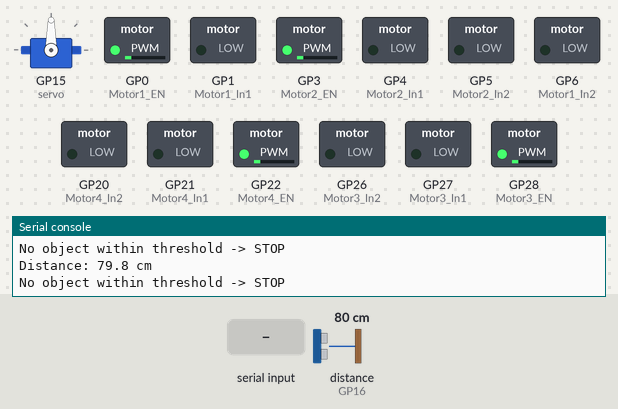
Recording of a program running on a simulated Raspberry Pi Pico running MicroPython. On the bench: servo, switched loads named in the program (green lamp = pin HIGH), the last lines printed to the serial console. The test bench sets the inputs (shaded band); at power-on: distance to the obstacle (sensor on GP16) 80 cm. The echo pulse lasts 58.3 µs per cm; servo angles are drawn from the pulse width (0.5 ms = 0°, 2.5 ms = 180°); pins used as bus, display or sensor lines are not drawn.

Above: at 1.2 s.
1.3 s: distance to the obstacle (sensor on GP16) set to 11 cm
2.8 s: distance to the obstacle (sensor on GP16) set to 8 cm
At 4.0 s:
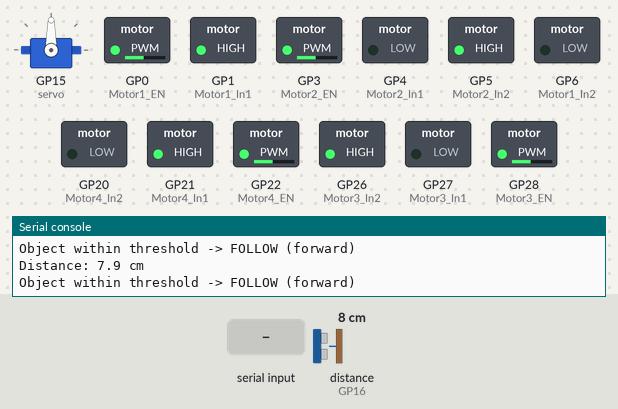
4.3 s: "B\n" received over the second serial link
At 5.5 s:
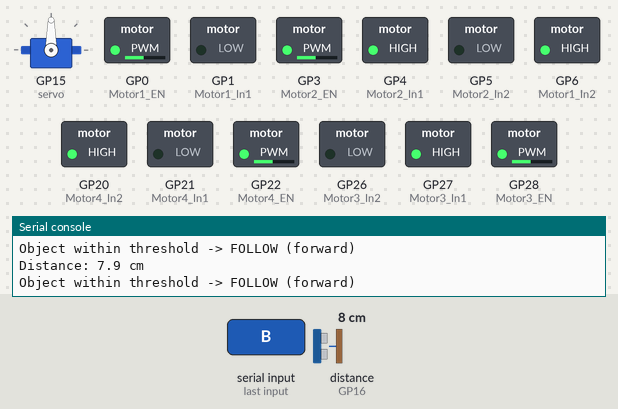
5.8 s: "R\n" received over the second serial link
At 6.9 s:
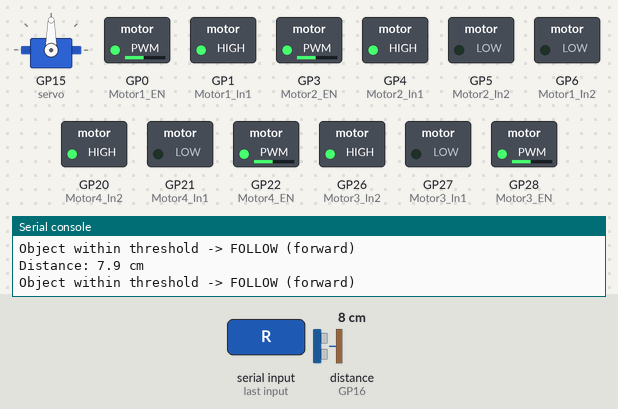
7.3 s: "+\n" received over the second serial link
At 8.2 s:
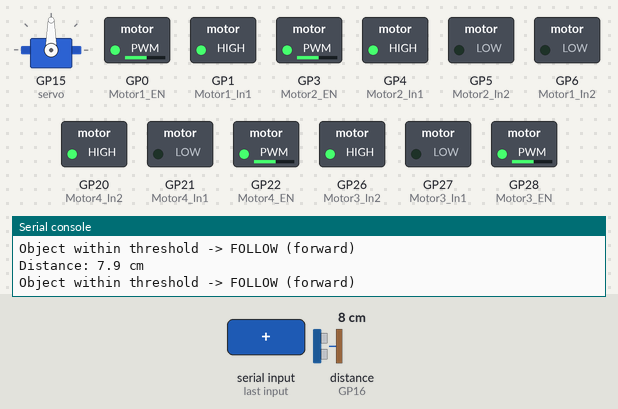
8.8 s: "A\n" received over the second serial link
At 9.5 s:
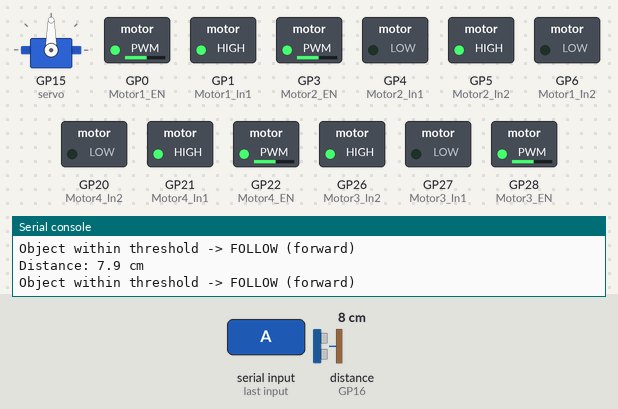
Timing chart, 0 to 11.3 s (numbered marks = the images above; inputs shaded):
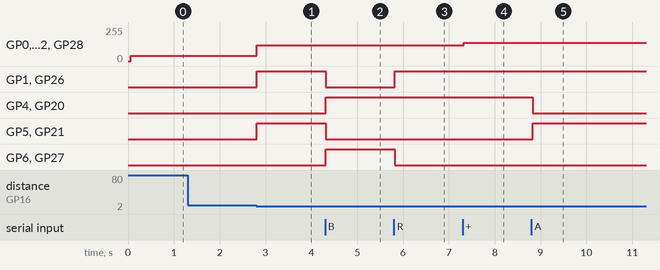

The program:

main.py
```python
from machine import Pin, PWM, UART
import utime

# -----------------------------
# Motor setup (same pins)
# -----------------------------
Motor1_In1 = Pin(1, Pin.OUT)
Motor1_In2 = Pin(6, Pin.OUT)
Motor1_EN  = PWM(Pin(0, Pin.OUT))

Motor2_In1 = Pin(4, Pin.OUT)
Motor2_In2 = Pin(5, Pin.OUT)
Motor2_EN  = PWM(Pin(3, Pin.OUT))

Motor3_In1 = Pin(27, Pin.OUT)
Motor3_In2 = Pin(26, Pin.OUT)
Motor3_EN  = PWM(Pin(28, Pin.OUT))

Motor4_In1 = Pin(21, Pin.OUT)
Motor4_In2 = Pin(20, Pin.OUT)
Motor4_EN  = PWM(Pin(22, Pin.OUT))

for en in (Motor1_EN, Motor2_EN, Motor3_EN, Motor4_EN):
    en.freq(1000)

# -----------------------------
# Ultrasonic sensor
# -----------------------------
trigger = Pin(17, Pin.OUT)
echo    = Pin(16, Pin.IN)

# -----------------------------
# (Optional) Servo: hold at center
# -----------------------------
servo = PWM(Pin(15))
servo.freq(50)
servo.duty_ns(1_500_000)  # center ~1.5 ms

# -----------------------------
# Bluetooth (HC-06) on UART1
#   Pico TX -> GP8 (to HC-06 RX)
#   Pico RX -> GP9 (from HC-06 TX)
# -----------------------------
uart = UART(0, baudrate=9600, tx=Pin(12), rx=Pin(13), timeout=50)


# -----------------------------
# Parameters
# -----------------------------
THRESHOLD_CM    = 10
FOLLOW_SPEED    = 30_000
MIN_SPEED       = 10_000
MAX_SPEED       = 60_000
SPEED_STEP      = 5_000

ULTRA_TIMEOUT   = 30_000   # microseconds
SAMPLE_DELAY_S  = 0.05

# Modes
MODE_AUTO   = 0
MODE_MANUAL = 1
drive_mode  = MODE_AUTO

current_speed = FOLLOW_SPEED

# -----------------------------
# Motor helpers
# -----------------------------
def set_speed(s):
    s = max(MIN_SPEED, min(MAX_SPEED, s))
    Motor1_EN.duty_u16(s)
    Motor2_EN.duty_u16(s)
    Motor3_EN.duty_u16(s)
    Motor4_EN.duty_u16(s)
    return s

def all_low():
    Motor1_In1.low(); Motor1_In2.low()
    Motor2_In1.low(); Motor2_In2.low()
    Motor3_In1.low(); Motor3_In2.low()
    Motor4_In1.low(); Motor4_In2.low()

def forward(speed):
    # Adjust directions to your wiring
    Motor1_In1.high(); Motor1_In2.low()
    Motor2_In1.low();  Motor2_In2.high()
    Motor3_In1.low();  Motor3_In2.high()
    Motor4_In1.high(); Motor4_In2.low()
    set_speed(speed)

def backward(speed):
    Motor1_In1.low();  Motor1_In2.high()
    Motor2_In1.high(); Motor2_In2.low()
    Motor3_In1.high(); Motor3_In2.low()
    Motor4_In1.low();  Motor4_In2.high()
    set_speed(speed)

def left(speed):
    # skid-left: left side backward, right side forward
    Motor1_In1.low();  Motor1_In2.high()
    Motor2_In1.low();  Motor2_In2.high()
    Motor3_In1.high(); Motor3_In2.low()
    Motor4_In1.high(); Motor4_In2.low()
    set_speed(speed)

def right(speed):
    # skid-right: left side forward, right side backward
    Motor1_In1.high(); Motor1_In2.low()
    Motor2_In1.high(); Motor2_In2.low()
    Motor3_In1.low();  Motor3_In2.high()
    Motor4_In1.low();  Motor4_In2.high()
    set_speed(speed)

def stop():
    all_low()
    set_speed(0)

# -----------------------------
# Ultrasonic (with timeout)
# -----------------------------
def ultra(timeout_us=ULTRA_TIMEOUT):
    trigger.low()
    utime.sleep_us(2)
    trigger.high()
    utime.sleep_us(10)
    trigger.low()

    start = utime.ticks_us()
    while echo.value() == 0:
        if utime.ticks_diff(utime.ticks_us(), start) > timeout_us:
            return 9999.0
    t_on = utime.ticks_us()

    while echo.value() == 1:
        if utime.ticks_diff(utime.ticks_us(), t_on) > timeout_us:
            return 9999.0
    t_off = utime.ticks_us()

    pulse = utime.ticks_diff(t_off, t_on)
    return (pulse * 0.0343) / 2.0  # cm

# -----------------------------
# Bluetooth command handler
# -----------------------------
def read_bt_command():
    # Non-blocking single-character commands
    if uart.any():
        try:
            c = uart.read(1)
            if not c:
                return None
            return c.decode('utf-8', errors='ignore').upper()
        except:
            return None
    return None

def handle_command(cmd):
    global drive_mode, current_speed
    if cmd == 'A':
        drive_mode = MODE_AUTO
        uart.write(b"Mode: AUTO\r\n")
    elif cmd == 'S':
        drive_mode = MODE_MANUAL
        stop()
        uart.write(b"STOP\r\n")
    elif cmd == 'F':
        drive_mode = MODE_MANUAL
        forward(current_speed)
        uart.write(b"FORWARD\r\n")
    elif cmd == 'B':
        drive_mode = MODE_MANUAL
        backward(current_speed)
        uart.write(b"BACKWARD\r\n")
    elif cmd == 'L':
        drive_mode = MODE_MANUAL
        left(current_speed)
        uart.write(b"LEFT\r\n")
    elif cmd == 'R':
        drive_mode = MODE_MANUAL
        right(current_speed)
        uart.write(b"RIGHT\r\n")
    elif cmd == '+':
        current_speed = min(MAX_SPEED, current_speed + SPEED_STEP)
        set_speed(current_speed)
        uart.write(b"SPEED UP\r\n")
    elif cmd == '-':
        current_speed = max(MIN_SPEED, current_speed - SPEED_STEP)
        set_speed(current_speed)
        uart.write(b"SPEED DOWN\r\n")
    elif cmd == 'T':
        # quick test ping
        uart.write(b"PICO OK\r\n")

# -----------------------------
# Auto-follow loop (unchanged logic)
# -----------------------------
def follow_simple():
    global current_speed
    while True:
        # 1) Check Bluetooth first
        cmd = read_bt_command()
        if cmd:
            handle_command(cmd)

        # 2) If in AUTO, run ultrasonic behavior
        if drive_mode == MODE_AUTO:
            d = ultra()
            print(f"Distance: {d:.1f} cm")

            if d <= THRESHOLD_CM:
                print("Object within threshold -> FOLLOW (forward)")
                forward(current_speed)
            else:
                print("No object within threshold -> STOP")
                stop()

        utime.sleep(SAMPLE_DELAY_S)

# -----------------------------
# Main
# -----------------------------
if __name__ == "__main__":
    print("Boot: Bluetooth + Auto-follow. Commands: A,S,F,B,L,R,+,-,T")
    uart.write(b"HC-06 Ready @9600. Send A,S,F,B,L,R,+,-,T\r\n")
    try:
        follow_simple()
    except KeyboardInterrupt:
        stop()
        print("Program stopped by user")
```

Measured:
- the behaviour switches between 10 and 9 cm on distance to the obstacle (sensor on GP16) (found by bisection; images 0 and 1)
- after the input at 2.8 s, GP0 (Motor1_EN), GP3 (Motor2_EN), GP22 (Motor4_EN), GP28 (Motor3_EN): 39/255 → 117/255 at once; GP1 (Motor1_In1), GP5 (Motor2_In2), GP21 (Motor4_In1), GP26 (Motor3_In2): LOW → HIGH at once
- after the input at 4.3 s, GP1 (Motor1_In1), GP5 (Motor2_In2), GP21 (Motor4_In1), GP26 (Motor3_In2): HIGH → LOW at once; GP4 (Motor2_In1), GP6 (Motor1_In2), GP20 (Motor4_In2), GP27 (Motor3_In1): LOW → HIGH at once
- after the input at 5.8 s, GP1 (Motor1_In1), GP26 (Motor3_In2): LOW → HIGH at once; GP6 (Motor1_In2), GP27 (Motor3_In1): HIGH → LOW at once
- after the input at 7.3 s, GP0 (Motor1_EN), GP3 (Motor2_EN), GP22 (Motor4_EN), GP28 (Motor3_EN): 117/255 → 136/255 at once
- after the input at 8.8 s, GP4 (Motor2_In1), GP20 (Motor4_In2): HIGH → LOW at once; GP5 (Motor2_In2), GP21 (Motor4_In1): LOW → HIGH at once
